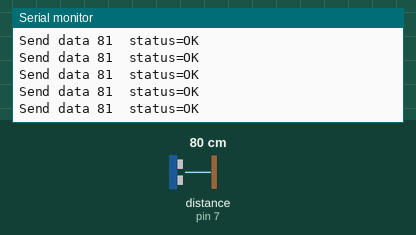
A sketch run on a simulated Arduino Uno, built with avr-gcc and run on an emulated ATmega328P. On the bench: the last lines printed to the serial monitor. Inputs (shaded band) come from the test bench; at power-on: distance to the obstacle (sensor on pin 7) 80 cm. The echo pulse lasts 58.3 µs per cm; no radio packets arrive unless stated.

Above: at 1.2 s.
1.3 s: distance to the obstacle (sensor on pin 7) set to 2 cm
At 1.5 s:
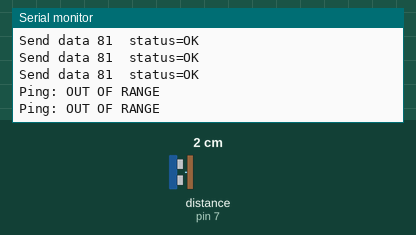
3.3 s: distance to the obstacle (sensor on pin 7) set to 18 cm
At 3.31 s:
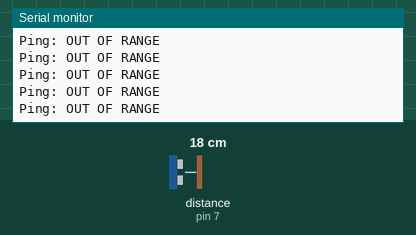
6.3 s: distance to the obstacle (sensor on pin 7) set to 4 cm
9.3 s: distance to the obstacle (sensor on pin 7) set to 35 cm
At 9.42 s:
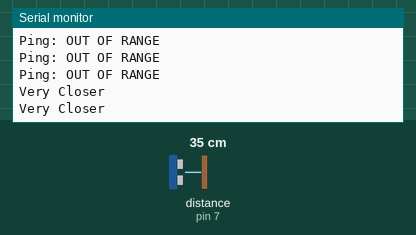
11.2 s: distance to the obstacle (sensor on pin 7) set to 60 cm
At 11.27 s:
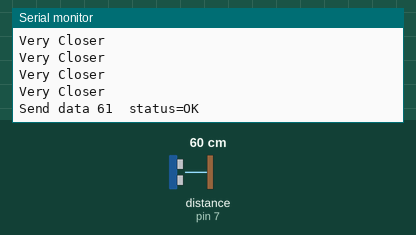
14.2 s: distance to the obstacle (sensor on pin 7) set to 120 cm
At 15.3 s:
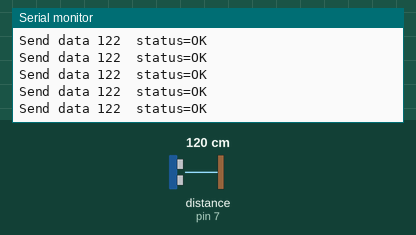
Timing chart, 0 to 17.2 s (numbered marks = the images above; inputs shaded):
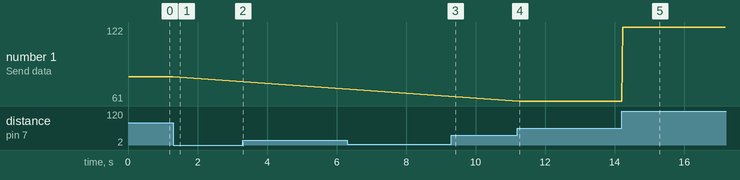

Measured:
- after the input at 1.3 s, the serial monitor: prints a new line after 0.13 s (image 1)
- after the input at 9.3 s, the serial monitor: prints a new line after 0.05 s (image 3)
- after the input at 11.2 s, the serial monitor: prints a new line after 0.06 s (image 4)
- after the input at 14.2 s, the serial monitor: prints a new line at once (image 5)
- plotted number 1: 81 → 61 after the input at 11.2 s, 61 → 122 after the input at 14.2 s

The sketch:

Osncode.ino
```cpp
#include <SPI.h>
#include <nRF24L01.h>
#include <RF24.h>
#include <NewPing.h>
#include <avr/sleep.h>
#include <avr/wdt.h>
#include <avr/interrupt.h>

#define TRIGGER_PIN  6
#define ECHO_PIN     7
#define MAX_DISTANCE 210

#define MIN_RANGE 20
#define MAX_RANGE 210

#define HYST 3
#define BAD_LIMIT 3
#define GOOD_LIMIT 2

NewPing sonar(TRIGGER_PIN, ECHO_PIN, MAX_DISTANCE);

float filtered = -1;

uint8_t badCount = 0;
uint8_t goodCount = 0;

bool outOfRange = false;

unsigned long stableTimer = 0;
int stablePrev = -1;
bool stableNow = false;

// --- СОН логика ---
bool sleepModeActive = false;
uint16_t oorSeconds = 0;

RF24 radio(9, 10);
const byte address[6] = "00001";

struct Data {
  int a;
};

// -------------------- WDT будильник --------------------
ISR(WDT_vect) {
}

void setupWDT_1s() {
  MCUSR &= ~(1 << WDRF);
  WDTCSR = (1 << WDCE) | (1 << WDE);
  WDTCSR = (1 << WDIE) | (1 << WDP2) | (1 << WDP1);
}

void enterSleep_1s() {
  radio.powerDown();

  setupWDT_1s();

  set_sleep_mode(SLEEP_MODE_PWR_DOWN);
  sleep_enable();
  Serial.flush();
  sleep_cpu();
  sleep_disable();

  wdt_disable();

  // -------- ВОССТАНОВЛЕНИЕ ПОСЛЕ СНА --------
  SPI.begin();
  delay(10);

  radio.begin();
  delay(50);

  radio.setChannel(76);
  radio.setDataRate(RF24_250KBPS);
  radio.setPALevel(RF24_PA_LOW);
  radio.setRetries(5, 15);
  radio.setCRCLength(RF24_CRC_16);

  radio.openWritingPipe(address);
  radio.stopListening();

  delay(20);
}
// ------------------------------------------------------

void setup() {
  Serial.begin(9600);

  SPI.begin();

  radio.begin();

  radio.setChannel(76);
  radio.setDataRate(RF24_250KBPS);
  radio.setPALevel(RF24_PA_LOW);
  radio.setRetries(5, 15);
  radio.setCRCLength(RF24_CRC_16);

  radio.openWritingPipe(address);
  radio.stopListening();

  wdt_disable();

  Serial.println("TX ready");
}

void loop() {
  //----------------------------------------------JSN-----------------------------------

  unsigned int cm = sonar.ping_cm();

  int OUT = 2222;

  bool isBad = (cm == 0) || (cm < MIN_RANGE) || (cm > MAX_RANGE);

  if (isBad) {
    badCount++;
    goodCount = 0;

    if (badCount >= BAD_LIMIT) {
      outOfRange = true;
      Serial.println("Ping: OUT OF RANGE");
      radio.write(&OUT, sizeof(OUT));
    }

    if (outOfRange) {
      if (oorSeconds < 65000) oorSeconds++;
      if (oorSeconds >= 480) {
        sleepModeActive = true;
      }
    }
    // ----------------------------------------------------------------------

    if (sleepModeActive) {
      radio.write(&OUT, sizeof(OUT));
      delay(5);
      bool ok = radio.write(&OUT, sizeof(OUT));

      Serial.println(ok ? "OUT sent OK" : "OUT sent FAIL");
      delay(3);

      enterSleep_1s();
    }

    delay(60);
    return;
  }

  goodCount++;
  badCount = 0;

  outOfRange = false;
  sleepModeActive = false;
  oorSeconds = 0;

  if (filtered < 0) filtered = cm;
  else if (abs((int)cm - (int)filtered) > 15) filtered = cm;
  else filtered = filtered * 0.7 + cm * 0.3;

  if (stablePrev < 0) {
    stablePrev = (int)filtered;
    stableTimer = millis();
    stableNow = false;
  }

  if (abs((int)filtered - stablePrev) > 2) {
    stablePrev = (int)filtered;
    stableTimer = millis();
    stableNow = false;
  }

  if (millis() - stableTimer >= 4000) {
    stableNow = true;
  }

  int enter_data = (int)filtered;

  //-------------------------NRF---------------------------------------------------------

  Data data;

  bool warning = (cm < 40);
  int WARR = 1212;

  if (warning) {
    Serial.println("Very Closer");
    delay(50);
    radio.write(&WARR, sizeof(WARR));
    return;
  }

  int SIL = 3333;

  if (stableNow) {
    radio.write(&SIL, sizeof(SIL));
    return;
  }

  data.a = enter_data;

  bool ok = radio.write(&data, sizeof(data));

  Serial.print("Send data ");
  Serial.print(data.a);
  Serial.print("  status=");
  Serial.println(ok ? "OK" : "FAIL");

  delay(20);
}
```
